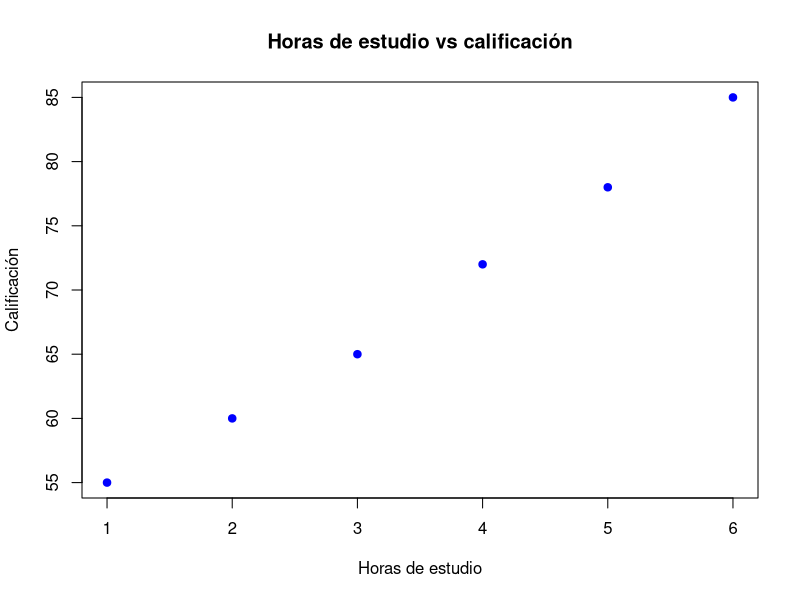
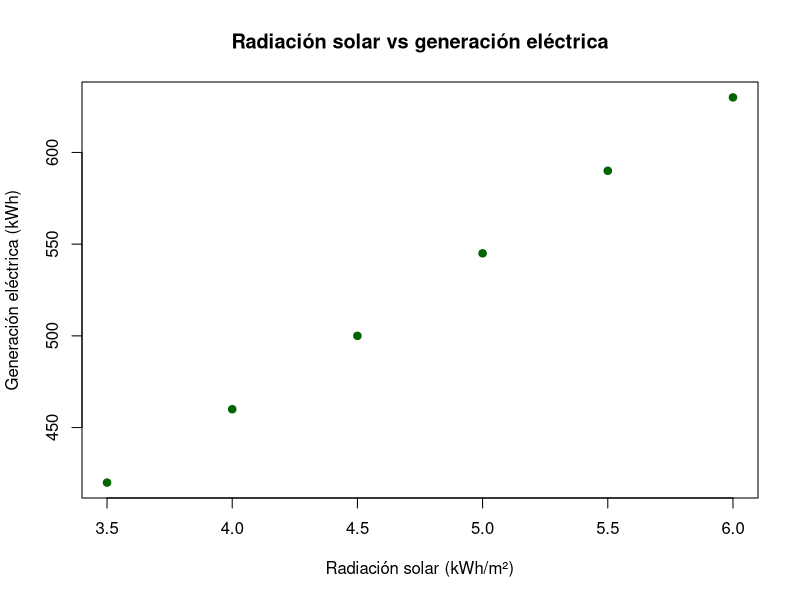
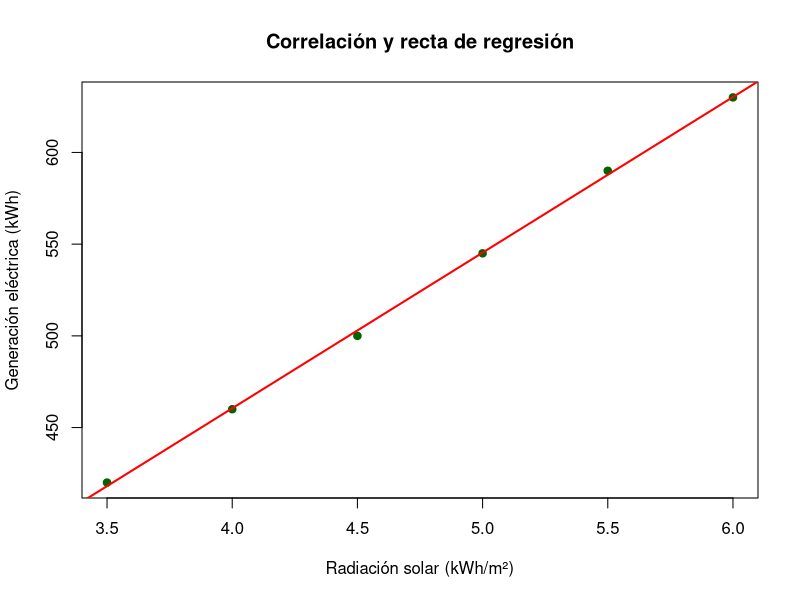
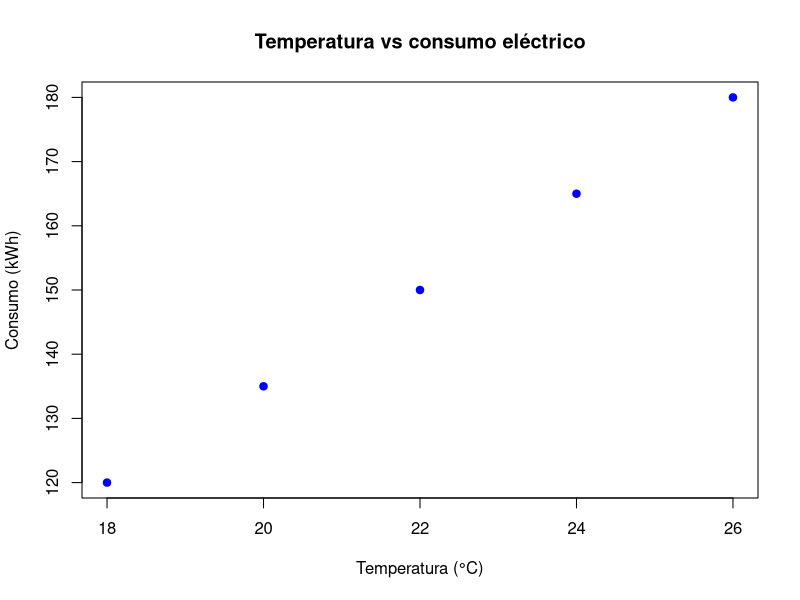
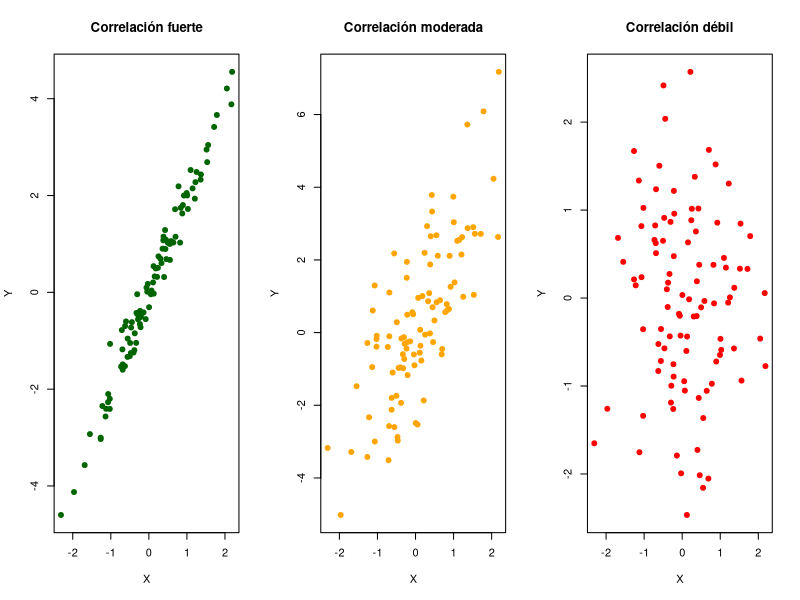

Generate these figures, in order, with R:
## ---- chunk 1
horas <- c(1, 2, 3, 4, 5, 6)
calificacion <- c(55, 60, 65, 72, 78, 85)

plot(horas, calificacion,
     pch = 19,
     col = "blue",
     main = "Horas de estudio vs calificación",
     xlab = "Horas de estudio",
     ylab = "Calificación")
## ---- chunk 2
x <- c(1, 2, 3)
y <- c(2, 4, 5)

cov(x, y)
## ---- chunk 3
cor(x, y)
## ---- chunk 4
r <- cor(x, y)
R2 <- r^2

R2
## ---- chunk 5
radiacion <- c(3.5, 4.0, 4.5, 5.0, 5.5, 6.0)
generacion <- c(420, 460, 500, 545, 590, 630)

plot(radiacion, generacion,
     pch = 19,
     col = "darkgreen",
     main = "Radiación solar vs generación eléctrica",
     xlab = "Radiación solar (kWh/m²)",
     ylab = "Generación eléctrica (kWh)")
## ---- chunk 6
r_solar <- cor(radiacion, generacion)
r_solar
## ---- chunk 7
R2_solar <- r_solar^2
R2_solar
## ---- chunk 8
modelo_solar <- lm(generacion ~ radiacion)

plot(radiacion, generacion,
     pch = 19,
     col = "darkgreen",
     main = "Correlación y recta de regresión",
     xlab = "Radiación solar (kWh/m²)",
     ylab = "Generación eléctrica (kWh)")

abline(modelo_solar, col = "red", lwd = 2)
## ---- chunk 9
temperatura <- c(18, 20, 22, 24, 26)
consumo <- c(120, 135, 150, 165, 180)

plot(temperatura, consumo,
     pch = 19,
     col = "blue",
     main = "Temperatura vs consumo eléctrico",
     xlab = "Temperatura (°C)",
     ylab = "Consumo (kWh)")
## ---- chunk 10
r_temp <- cor(temperatura, consumo)
r_temp
## ---- chunk 11
R2_temp <- r_temp^2
R2_temp
## ---- chunk 12
set.seed(123)

x_sim <- rnorm(100)

y_fuerte <- 2*x_sim + rnorm(100, sd = 0.3)
y_moderada <- 2*x_sim + rnorm(100, sd = 1.5)
y_debil <- rnorm(100)

cor(x_sim, y_fuerte)
cor(x_sim, y_moderada)
cor(x_sim, y_debil)
## ---- chunk 13
par(mfrow = c(1,3))

plot(x_sim, y_fuerte,
     pch = 19,
     col = "darkgreen",
     main = "Correlación fuerte",
     xlab = "X",
     ylab = "Y")

plot(x_sim, y_moderada,
     pch = 19,
     col = "orange",
     main = "Correlación moderada",
     xlab = "X",
     ylab = "Y")

plot(x_sim, y_debil,
     pch = 19,
     col = "red",
     main = "Correlación débil",
     xlab = "X",
     ylab = "Y")

par(mfrow = c(1,1))
